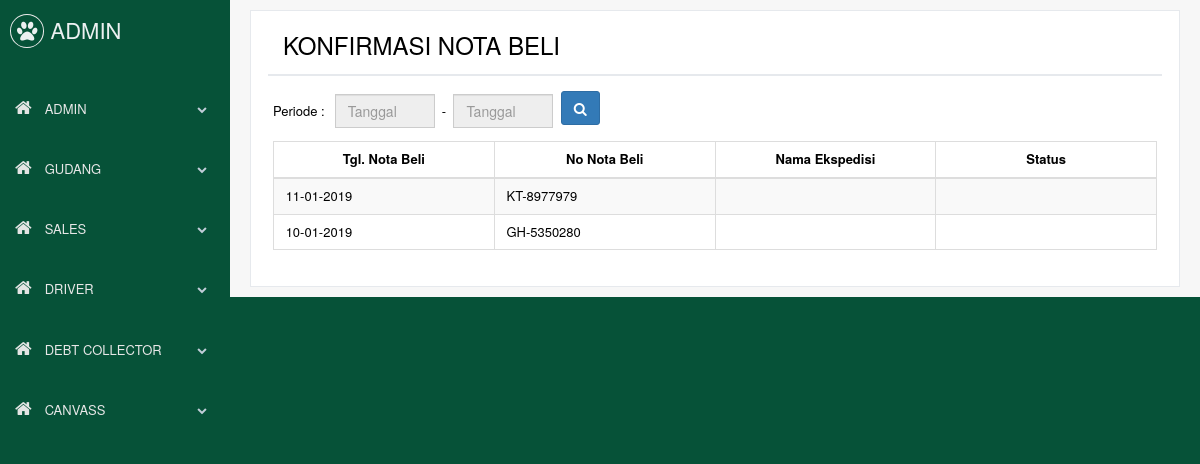
Page /mobile/index.php (signed in) on the earlier database version.
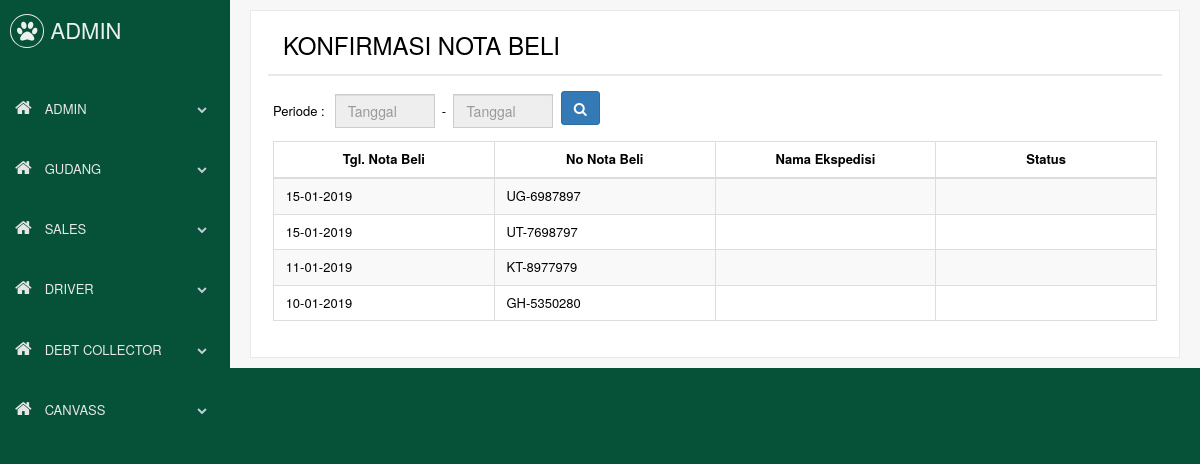
Same page on the later database version.
### tables this page shows
CREATE TABLE `beli` (
  `id_beli` int(11) NOT NULL,
  `no_nota_beli` varchar(15) NOT NULL,
  `tanggal` date NOT NULL,
  `id_supplier` int(11) NOT NULL,
  `id_ekspedisi` int(11) DEFAULT NULL,
  `id_karyawan` int(11) DEFAULT NULL,
  `berat_ekspedisi` int(11) DEFAULT NULL,
  `volume_ekspedisi` int(11) DEFAULT NULL,
  `tarif_ekspedisi` int(11) DEFAULT NULL,
  `keterangan` varchar(100) DEFAULT NULL,
  `status_konfirm` tinyint(1) NOT NULL,
  `diskon_all_persen` double DEFAULT NULL,
  `ppn_all_persen` double DEFAULT NULL
);

### mobile/assets/page/gudang/konfirm_beli.php (the view, shortened to what this page needs)
<div class="right_col loading" role="main">
	<div class="">
		<div class="row">
			<div class="col-md-12 col-sm-12 col-xs-12">
				<div class="x_panel">
					<div class="x_title">
						<div class="col-md-6">
							<h3>KONFIRMASI NOTA BELI</h3>
						</div>
						<div class="clearfix"></div>
					</div>
					<div class="x_content">
					<div style="margin-bottom:50px">
							<table align="left">
								<tr>
									<td style="padding-right:10px">Periode :</td>
									<td><input class="form-control" style="width:100px" id="tgl_dari" type="text" value="" placeholder="Tanggal" readonly></td>
									<td>&nbsp; - &nbsp;</td>
									<td><input class="form-control" style="width:100px" id="tgl_sampai" type="text" value="" placeholder="Tanggal" readonly></td>
									<td>&nbsp;&nbsp;</td>
									<td><a class="btn btn-primary" id="btn_dari_sampai" onClick="submit();"><i class="fa fa-search"></i></a></td>
								</tr>
							</table>
					</div>
				<table id="table1" class="table table-bordered table-striped" style="table-layout:fixed">
				<thead>
					<tr>
						<th>Tgl. Nota Beli</th>
						<th>No Nota Beli</th>
						<th>Nama Ekspedisi</th>
						<th>Status</th>
					</tr>
				</thead>
				<tbody>
				<?php
if (isset($_GET['dari'])){
	$dari=date("Y-m-d", strtotime($_GET['dari']));
	$sampai=date("Y-m-d", strtotime($_GET['sampai']));
	$val="(tanggal BETWEEN '$dari' AND '$sampai') ORDER BY id_beli DESC";
} else {
	$val="MONTH(tanggal)=MONTH(CURRENT_DATE()) AND YEAR(tanggal)=YEAR(CURRENT_DATE()) ORDER BY id_beli DESC";
}
$sql=mysqli_query($con, "SELECT
    beli.id_beli
    , beli.no_nota_beli
    , beli.tanggal
	, beli.status_konfirm
	, ekspedisi.nama_ekspedisi
FROM
    beli
	LEFT JOIN ekspedisi
        ON (beli.id_ekspedisi = ekspedisi.id_ekspedisi)
WHERE $val");
while($row=mysqli_fetch_array($sql)){
if ($row['status_konfirm']==0){
	$status="";
} else if ($row['status_konfirm']==1){
	$status="SELESAI"; $warna='1E824C';
} else if ($row['status_konfirm']==2){
	$status="MENUNGGU"; $warna='337AB7';
}
	echo '			<tr>
						<td><a href="?page=gudang&mode=konfirm_beli_2&id=' .$row['id_beli']. '"><div style="min-width:70px">&nbsp;' .date("d-m-Y",strtotime($row['tanggal'])). '</div></a></td>
						<td><a href="?page=gudang&mode=konfirm_beli_2&id=' .$row['id_beli']. '"><div style="min-width:70px">&nbsp;' .$row['no_nota_beli']. '</div></a></td>
						<td><a href="?page=gudang&mode=konfirm_beli_2&id=' .$row['id_beli']. '"><div style="min-width:70px">&nbsp;' .$row['nama_ekspedisi']. '</div></a></td>';
	if ($status==""){
		echo '			<td><a href="?page=gudang&mode=konfirm_beli_2&id=' .$row['id_beli']. '"><div style="min-width:70px">&nbsp;</div></a></td>';
	} else {
		echo '			<td><a href="?page=gudang&mode=konfirm_beli_2&id=' .$row['id_beli']. '" class="badge btn-xs bg-xs" style="background-color: #' .$warna. '"><div style="min-width:70px">&nbsp;' .$status. '</div></a></td>';
	}
	echo '				</tr>';
}
?>
				</tbody>
			</table>
			</div>
			</div>
			</div>
			</div>
		</div>
	</div>
</div>

### mobile/assets/inc/header.php (shortened to what this page needs)
<!DOCTYPE html>
<html lang="en">
  <head>
    <link href="../vendors/bootstrap/dist/css/bootstrap.min.css" rel="stylesheet">
    <link href="../vendors/font-awesome-5/css/fontawesome-all.min.css" rel="stylesheet">
	<link href="../vendors/font-awesome/css/font-awesome.min.css" rel="stylesheet">
    <link href="../vendors/nprogress/nprogress.css" rel="stylesheet">
    <link href="../vendors/iCheck/skins/flat/green.css" rel="stylesheet">
    <link href="../vendors/datatables.net-bs/css/dataTables.bootstrap.min.css" rel="stylesheet">
	<link href="../vendors/datatables.net-fixedheader-bs/css/fixedHeader.bootstrap.min.css" rel="stylesheet">
	<link href="../vendors/datatables.net-responsive-bs/css/responsive.bootstrap.min.css" rel="stylesheet">
    <link href="../vendors/datatables.net-scroller-bs/css/scroller.bootstrap.min.css" rel="stylesheet">
	<link href="../vendors/magnific-popup/magnific-popup.css" rel="stylesheet">
    <link href="../vendors/bootstrap-progressbar/css/bootstrap-progressbar-3.3.4.min.css" rel="stylesheet">
    <link href="../vendors/jqvmap/dist/jqvmap.min.css" rel="stylesheet"/>
	<link rel="stylesheet" href="../vendors/bootstrap-datepicker/dist/css/bootstrap-datepicker.min.css">
    <link href="../vendors/bootstrap-daterangepicker/daterangepicker.css" rel="stylesheet">
	<link href="../vendors/select2/dist/css/select2.min.css" rel="stylesheet">
    <link href="../css/custom.min.css" rel="stylesheet">
	<link href="css/shop.css" rel="stylesheet">
  </head>

### mobile/index.php (shortened to what this page needs)
<?php
	require_once('assets/inc/config.php');
	(isset($_GET['frameless']) ? $frameless=true : $frameless=false);
	include "assets/inc/header.php";
	if(isset($_GET['page'])){
		$page = $_GET['page'];
	} else {
		$page="home";
	}
	if (! $frameless) include "assets/inc/sidebar.php";
	if(!isset($_GET['page'])){
		include "assets/page/gudang/konfirm_beli.php";
	}
	include "assets/inc/footer.php";
?>

### mobile/assets/inc/sidebar.php (shortened to what this page needs)
<body class="nav-md" style="min-height:100%">
    <div class="container body">
      <div class="main_container">
        <div class="col-md-3 left_col">
          <div class="left_col scroll-view">
            <div class="navbar nav_title" style="border: 0;">
              <a href="index.php" class="site_title"><i class="fa fa-paw"></i> <span>ADMIN</span></a>
            </div>
            <br />
            <div id="sidebar-menu" class="main_menu_side hidden-print main_menu">
              <div class="menu_section">
				<ul class="nav side-menu">
				  <li <?php echo ($page=='admin' ? ' class="active"' : '') ?> ><a><i class="fa fa-home"></i> ADMIN <span class="fa fa-chevron-down"></span></a>
				  </li>
                </ul>
                <ul class="nav side-menu">
				  <li <?php echo ($page=='gudang' ? ' class="active"' : '') ?> ><a><i class="fa fa-home"></i> GUDANG <span class="fa fa-chevron-down"></span></a>
				  </li>
                </ul>
				<ul class="nav side-menu">
				  <li <?php echo ($page=='sales' ? ' class="active"' : '') ?> ><a><i class="fa fa-home"></i> SALES <span class="fa fa-chevron-down"></span></a>
				  </li>
                </ul>
				<ul class="nav side-menu">
				  <li <?php echo ($page=='driver' ? ' class="active"' : '') ?> ><a><i class="fa fa-home"></i> DRIVER <span class="fa fa-chevron-down"></span></a>
				  </li>
                </ul>
				<ul class="nav side-menu">
				  <li <?php echo ($page=='collector' ? ' class="active"' : '') ?> ><a><i class="fa fa-home"></i> DEBT COLLECTOR <span class="fa fa-chevron-down"></span></a>
				  </li>
                </ul>
				<ul class="nav side-menu">
					<li <?php echo ($page=='canvass_keluar' ? ' class="active"' : '') ?> ><a><i class="fa fa-home"></i> CANVASS <span class="fa fa-chevron-down"></span></a>
					</li>
				</ul>
              </div>
            </div>
          </div>
        </div>

### mobile/assets/inc/footer.php (shortened to what this page needs)
	</body>
</html>

### mobile/css/shop.css (style rules this page uses)
a { color: #000000; }
.form-control[disabled], .form-control[readonly], fieldset[disabled] .form-control { color: #000; }
input[readonly].form-control { color: #000; }
thead, th { text-align: center; }

Differences in the rows shown:
added beli: tanggal "15-01-2019", no_nota_beli "UG-6987897"
added beli: tanggal "15-01-2019", no_nota_beli "UT-7698797"
